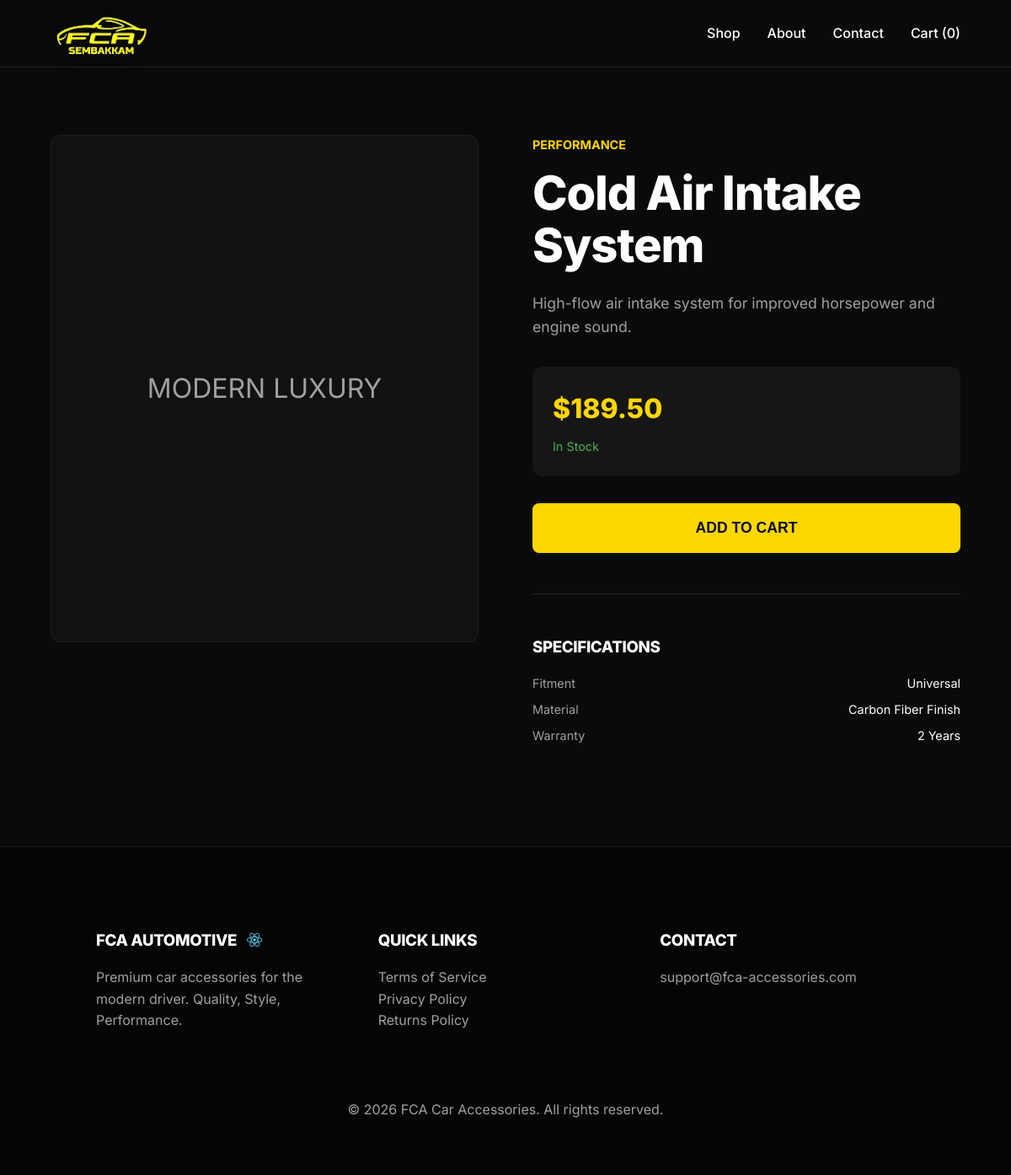
/3/cold-air-intake/, run on the app's committed database.
### shop/models.py (models this page shows, shortened)
class Product(models.Model):
    category = models.ForeignKey(Category, related_name='products', on_delete=models.CASCADE)
    name = models.CharField(max_length=200)
    slug = models.SlugField(unique=True)
    description = models.TextField()
    price = models.DecimalField(max_digits=10, decimal_places=2)
    image = models.ImageField(upload_to='products/', blank=True)
    stock = models.IntegerField(default=0)
    available = models.BooleanField(default=True)
    created = models.DateTimeField(auto_now_add=True)
    updated = models.DateTimeField(auto_now=True)

class Category(models.Model):
    name = models.CharField(max_length=100)
    slug = models.SlugField(unique=True)
    description = models.TextField(blank=True)
    class Meta:
        verbose_name_plural = 'Categories'

### shop/views.py (the view)
# urls.py: path('<int:id>/<slug:slug>/', views.product_detail, name='product_detail'),
def product_detail(request, id, slug):
    product = get_object_or_404(Product, id=id, slug=slug, available=True)
    return render(request, 'shop/product/detail.html', {'product': product})

### shop/cart.py (called while the page is built)
    def __len__(self):
        return sum(item['quantity'] for item in self.cart.values())

### shop/context_processors.py (called while the page is built)
def cart(request):
    return {'cart': Cart(request)}

### shop/templates/shop/product/detail.html (shortened to what this page needs)
{% extends "base.html" %}
{% block content %}
<div class="container" style="padding-top: 5rem;">
    <div style="display: grid; grid-template-columns: 1fr 1fr; gap: 4rem; align-items: start;">
        <div class="fca-card" style="padding: 0; background: #111;">
            <div style="width: 100%; height: 600px; display: flex; align-items: center; justify-content: center;">
                {% if product.image %}
                    <img src="{{ product.image.url }}" alt="{{ product.name }}" style="width: 100%; height: 100%; object-fit: cover;">
                {% else %}
                    <span style="font-size: 2rem; color: var(--text-muted);">MODERN LUXURY</span>
                {% endif %}
            </div>
        </div>
        <div style="position: sticky; top: 100px;">
            <p style="color: var(--primary-yellow); font-weight: 700; font-size: 0.9rem; text-transform: uppercase; margin-bottom: 1rem;">{{ product.category.name }}</p>
            <h1 style="font-size: 3.5rem; line-height: 1.1; margin-bottom: 1.5rem;">{{ product.name }}</h1>
            <p style="font-size: 1.1rem; color: var(--text-muted); margin-bottom: 2rem;">{{ product.description }}</p>
            <div style="margin-bottom: 2rem; padding: 1.5rem; background: rgba(255, 255, 255, 0.05); border-radius: 12px;">
                <span style="font-size: 2rem; font-weight: 800; color: var(--primary-yellow);">${{ product.price }}</span>
                <p style="color: #4CAF50; font-size: 0.9rem; margin-top: 0.5rem;">{% if product.stock > 0 %}In Stock{% else %}Out of Stock{% endif %}</p>
            </div>
            <form action="{% url 'shop:cart_add' product.id %}" method="post">
                <button type="submit" class="fca-btn" style="width: 100%; padding: 1.2rem; font-size: 1.1rem;">ADD TO CART</button>
            </form>
            <div style="margin-top: 3rem; border-top: 1px solid rgba(255, 255, 255, 0.1); padding-top: 2rem;">
                <h3 style="margin-top: 1rem; margin-bottom: 1rem;">SPECIFICATIONS</h3>
                <ul style="list-style: none; color: var(--text-muted); font-size: 0.9rem;">
                    <li style="margin-bottom: 0.5rem; display: flex; justify-content: space-between;"><span>Fitment</span> <span style="color: white;">Universal</span></li>
                    <li style="margin-bottom: 0.5rem; display: flex; justify-content: space-between;"><span>Material</span> <span style="color: white;">Carbon Fiber Finish</span></li>
                    <li style="margin-bottom: 0.5rem; display: flex; justify-content: space-between;"><span>Warranty</span> <span style="color: white;">2 Years</span></li>
                </ul>
            </div>
        </div>
    </div>
</div>
{% endblock %}

### shop/static/css/style.css (style rules this page uses)
:root { --primary-yellow: #FFD700; --dark-bg: #0A0A0A; --card-bg: #1A1A1A; --text-main: #FFFFFF; --text-muted: #A0A0A0; --accent-glow: rgba(255, 215, 0, 0.3); --transition-smooth: all 0.3s cubic-bezier(0.4, 0, 0.2, 1); }
* { margin: 0; padding: 0; box-sizing: border-box; }
body { background-color: var(--dark-bg); color: var(--text-main); font-family: 'Inter', system-ui, -apple-system, sans-serif; line-height: 1.6; overflow-x: hidden; }
h1, h2, h3 { font-weight: 800; letter-spacing: -0.02em; }
.container { max-width: 1400px; margin: 0 auto; padding: 2rem 5%; }
.fca-card { background: var(--card-bg); border: 1px solid rgba(255, 255, 255, 0.05); border-radius: 12px; padding: 1.5rem; transition: var(--transition-smooth); position: relative; overflow: hidden; }
.fca-btn { background: var(--primary-yellow); color: var(--dark-bg); padding: 0.8rem 1.5rem; border-radius: 8px; font-weight: 700; text-decoration: none; display: inline-block; transition: var(--transition-smooth); border: none; cursor: pointer; }

### data on the page
Product: category.name "PERFORMANCE", name "Cold Air Intake System", description "High-flow air intake system for improved horsepower and engine sound.", price "189.50"

### other printed values
{{ cart|length|default:"0" }} "0"
